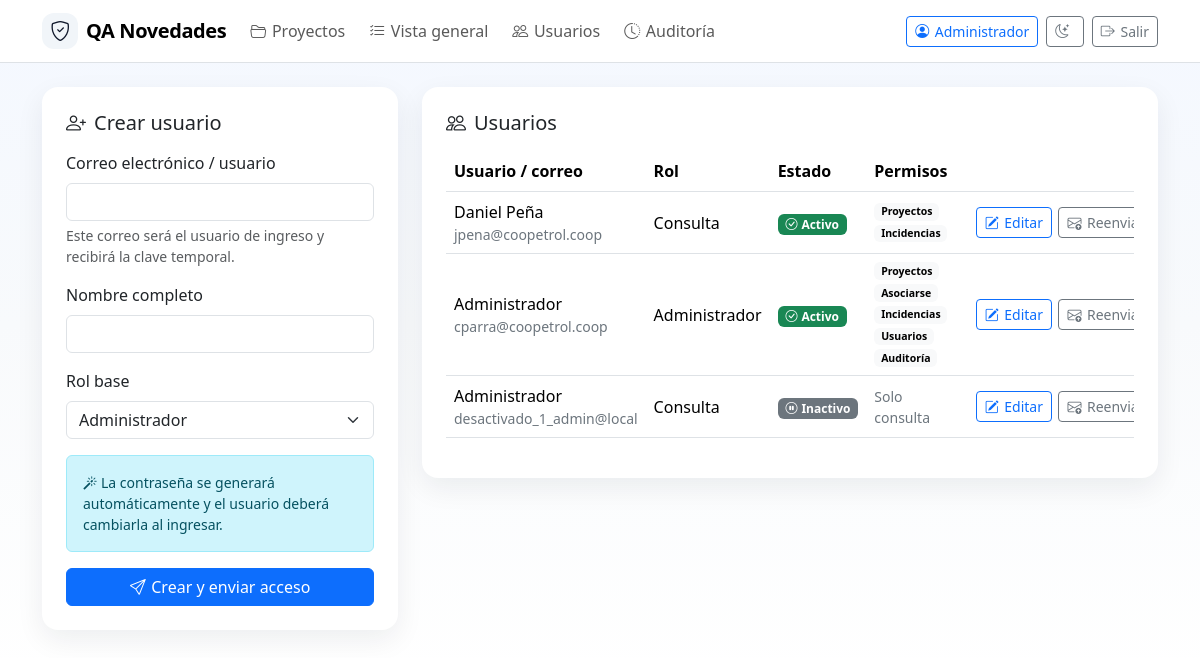
/admin/users (signed in), run on the app's committed database.
### app.py (models this page shows, shortened)
class User(db.Model):
    id = db.Column(db.Integer, primary_key=True)
    username = db.Column(db.String(80), nullable=False, unique=True)
    full_name = db.Column(db.String(160), nullable=False)
    email = db.Column(db.String(180), nullable=True)
    password_hash = db.Column(db.String(255), nullable=False)
    role = db.Column(db.String(40), nullable=False, default='tester')
    is_active = db.Column(db.Boolean, nullable=False, default=True)
    must_change_password = db.Column(db.Boolean, nullable=False, default=False)
    can_create_projects = db.Column(db.Boolean, nullable=False, default=False)
    can_join_projects = db.Column(db.Boolean, nullable=False, default=True)
    can_manage_records = db.Column(db.Boolean, nullable=False, default=True)
    can_manage_users = db.Column(db.Boolean, nullable=False, default=False)
    can_view_audit = db.Column(db.Boolean, nullable=False, default=False)
    created_at = db.Column(db.DateTime, default=datetime.utcnow)
    memberships = db.relationship('ProjectMember', backref='user', lazy=True, cascade='all, delete-orphan')
    @property
    def is_admin(self) -> bool:
        return self.role == 'admin'
    @property
    def display_name(self) -> str:
        return self.full_name or self.username

### app.py (the view, shortened to what this page needs)
    @app.route('/admin/users', methods=['GET', 'POST'])
    @login_required
    def admin_users():
        require_user_admin()
        users = User.query.order_by(User.created_at.desc()).all()
        return render_template('admin_users.html', users=users)

### app.py (called while the page is built)
def login_required(view):
    from functools import wraps
    @wraps(view)
    def wrapper(*args, **kwargs):
        if not g.get('current_user'):
            return redirect(url_for('login', next=request.path))
        return view(*args, **kwargs)
    return wrapper

def require_user_admin() -> None:
    if not (g.current_user.is_admin or g.current_user.can_manage_users):
        abort(403)

### templates/admin_users.html (shortened to what this page needs)
{% extends 'base.html' %}
{% block content %}
<div class="row g-4">
  <div class="col-lg-4">
    <div class="card p-4 bg-white">
      <h1 class="h5 mb-3"><i class="bi bi-person-plus me-2"></i>Crear usuario</h1>
      <form method="post">
        <div class="mb-3"><label class="form-label">Correo electrónico / usuario</label><input class="form-control" name="email" type="email" required><div class="form-text">Este correo será el usuario de ingreso y recibirá la clave temporal.</div></div>
        <div class="mb-3"><label class="form-label">Nombre completo</label><input class="form-control" name="full_name" required></div>
        <div class="mb-3"><label class="form-label">Rol base</label><select class="form-select" name="role">{% for key,label in ROLE_LABELS.items() %}<option value="{{ key }}">{{ label }}</option>{% endfor %}</select></div>
        <div class="alert alert-info small"><i class="bi bi-magic me-1"></i>La contraseña se generará automáticamente y el usuario deberá cambiarla al ingresar.</div>
        <button class="btn btn-primary w-100"><i class="bi bi-send"></i>Crear y enviar acceso</button>
      </form>
    </div>
  </div>
  <div class="col-lg-8">
    <div class="card p-4 bg-white">
      <h1 class="h5 mb-3"><i class="bi bi-people me-2"></i>Usuarios</h1>
      <div class="table-responsive">
        <table class="table align-middle user-table">
          <thead><tr><th>Usuario / correo</th><th>Rol</th><th>Estado</th><th>Permisos</th><th></th></tr></thead>
          <tbody>
          {% for user in users %}
            <tr>
              <td>{{ user.display_name }}<div class="small text-secondary">{{ user.username }}</div></td>
              <td>{{ ROLE_LABELS.get(user.role, user.role) }}</td>
              <td>{% if user.is_active %}<span class="badge text-bg-success"><i class="bi bi-check-circle me-1"></i>Activo</span>{% else %}<span class="badge text-bg-secondary"><i class="bi bi-pause-circle me-1"></i>Inactivo</span>{% endif %}</td>
              <td><div class="permission-badges small">
                {% if user.can_create_projects %}<span class="badge text-bg-light">Proyectos</span>{% endif %}
                {% if user.can_join_projects %}<span class="badge text-bg-light">Asociarse</span>{% endif %}
                {% if user.can_manage_records %}<span class="badge text-bg-light">Incidencias</span>{% endif %}
                {% if user.can_manage_users %}<span class="badge text-bg-light">Usuarios</span>{% endif %}
                {% if user.can_view_audit %}<span class="badge text-bg-light">Auditoría</span>{% endif %}
                {% if not user.can_create_projects and not user.can_join_projects and not user.can_manage_records and not user.can_manage_users and not user.can_view_audit %}<span class="text-secondary">Solo consulta</span>{% endif %}
              </div></td>
              <td>
                <div class="table-actions">
                  <a class="btn btn-sm btn-outline-primary" href="{{ url_for('admin_user_edit', user_id=user.id) }}" title="Editar usuario"><i class="bi bi-pencil-square"></i>Editar</a>
                  <form method="post" action="{{ url_for('admin_user_resend_access', user_id=user.id) }}" data-confirm-submit="true" data-confirm-title="Confirmar acción" data-confirm-message="Se generará una nueva clave temporal y se enviará al correo del usuario. ¿Continuar?" data-confirm-text="Confirmar" data-confirm-variant="warning">
                    <button class="btn btn-sm btn-outline-secondary" title="Generar y enviar nueva clave temporal"><i class="bi bi-envelope-arrow-up"></i>Reenviar</button>
                  </form>
                </div>
              </td>
            </tr>
          {% endfor %}
          </tbody>
        </table>
      </div>
    </div>
  </div>
</div>
{% endblock %}

### templates/base.html (shortened to what this page needs)
<!doctype html>
<html lang="es">
<head>
  <link href="https://cdn.jsdelivr.net/npm/bootstrap@5.3.3/dist/css/bootstrap.min.css" rel="stylesheet">
  <link href="https://cdn.jsdelivr.net/npm/bootstrap-icons@1.11.3/font/bootstrap-icons.css" rel="stylesheet">
</head>
<body>
<nav class="navbar navbar-expand-lg bg-white border-bottom mb-4 sticky-top">
  <div class="container">
    <a class="navbar-brand d-flex align-items-center gap-2" href="{{ url_for('index') }}"><span class="icon-badge"><i class="bi bi-shield-check"></i></span> QA Novedades</a>
    {% if current_user %}
    <div class="navbar-nav gap-2">
      <a class="nav-link" href="{{ url_for('projects') }}"><i class="bi bi-folder2-open"></i>Proyectos</a>
      <a class="nav-link" href="{{ url_for('records') }}"><i class="bi bi-list-check"></i>Vista general</a>
      {% if current_user.is_admin or current_user.can_manage_users %}<a class="nav-link" href="{{ url_for('admin_users') }}"><i class="bi bi-people"></i>Usuarios</a>{% endif %}
      {% if current_user.is_admin or current_user.can_view_audit %}<a class="nav-link" href="{{ url_for('admin_audit') }}"><i class="bi bi-clock-history"></i>Auditoría</a>{% endif %}
    </div>
    <div class="ms-auto d-flex align-items-center gap-2 small">
      <a class="btn btn-sm btn-outline-primary" href="{{ url_for('profile') }}"><i class="bi bi-person-circle"></i>{{ current_user.display_name }}</a>
<button class="btn btn-sm btn-outline-secondary" id="themeToggle" type="button" aria-label="Cambiar tema">
</button>
      <a class="btn btn-sm btn-outline-secondary" href="{{ url_for('logout') }}"><i class="bi bi-box-arrow-right"></i>Salir</a>
    </div>
    {% endif %}
  </div>
</nav>
<div class="container pb-5">
  {% block content %}{% endblock %}
</div>
</body>
</html>

### templates/base.html (style rules this page uses)
:root { --brand: #0d6efd; --soft: #eef5ff; }
body { background: linear-gradient(180deg, #f4f8ff 0%, #f8fafc 48%, #ffffff 100%); }
.navbar-brand { font-weight: 800; letter-spacing: -.02em; }
.card { border: 0; border-radius: 1rem; box-shadow: 0 10px 28px rgba(15,23,42,.07); }
.icon-badge { width: 36px; height: 36px; display:inline-grid; place-items:center; border-radius: 12px; background: #f1f5f9; color:#0f172a; }
.nav-link .bi, .btn .bi { margin-right: .35rem; }
.table-actions { display: flex; flex-wrap: wrap; gap: .4rem; justify-content: flex-end; min-width: 190px; }
.permission-badges { display: flex; flex-wrap: wrap; gap: .25rem; max-width: 260px; }
.permission-badges .badge { white-space: normal; text-align: left; }
.table td, .table th { vertical-align: middle; }

### data on the page
User: display_name "Administrador", username "cparra@coopetrol.coop", get "Administrador", is_active True (drawn), can_create_projects "Proyectos", can_join_projects "Asociarse", can_manage_records "Incidencias", can_manage_users "Usuarios", can_view_audit "Auditoría"
User: display_name "Daniel Peña", username "jpena@coopetrol.coop", get "Consulta", is_active True (drawn), can_create_projects "Proyectos", can_manage_records "Incidencias"
User: display_name "Administrador", username "desactivado_1_admin@local", get "Consulta", is_active False (drawn), can_create_projects "Solo consulta"

### other printed values
form field role "Administrador"
